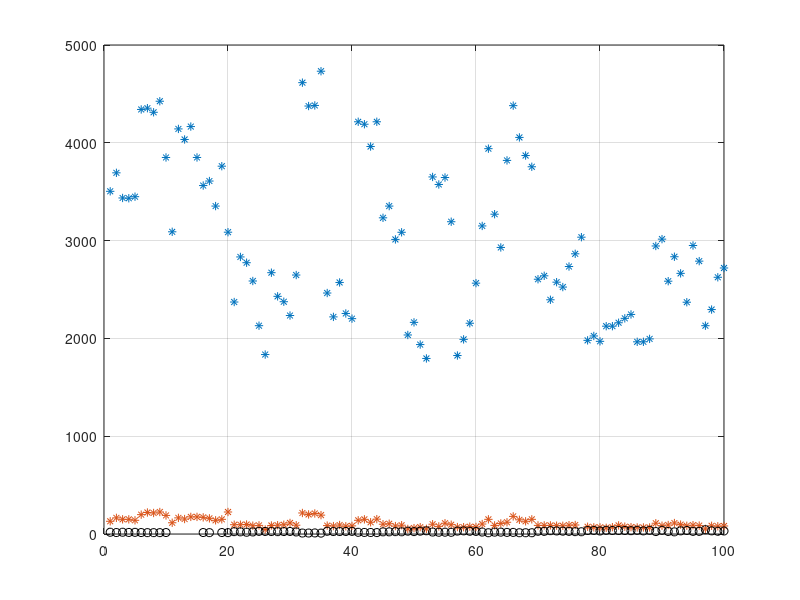

MATLAB code for this plot: (Note: this script raises an error after producing the figure.)
clear all
close all
clc

load carsmall.mat

X=[Weight Horsepower];
y=MPG;
figure(1)
plot(X,'*');
grid;
hold;
plot(y, 'ok')

tree = fitrtree(X,y);
view(tree,'Mode','graph');

X_test = X;
test_results = predict(tree, X_test);

[~,~,~,bestlevel] = cvLoss(tree,'SubTrees','All','TreeSize', 'min')

view(tree,'Mode','graph', 'Prune',bestlevel);

view(tree,'Mode','graph');